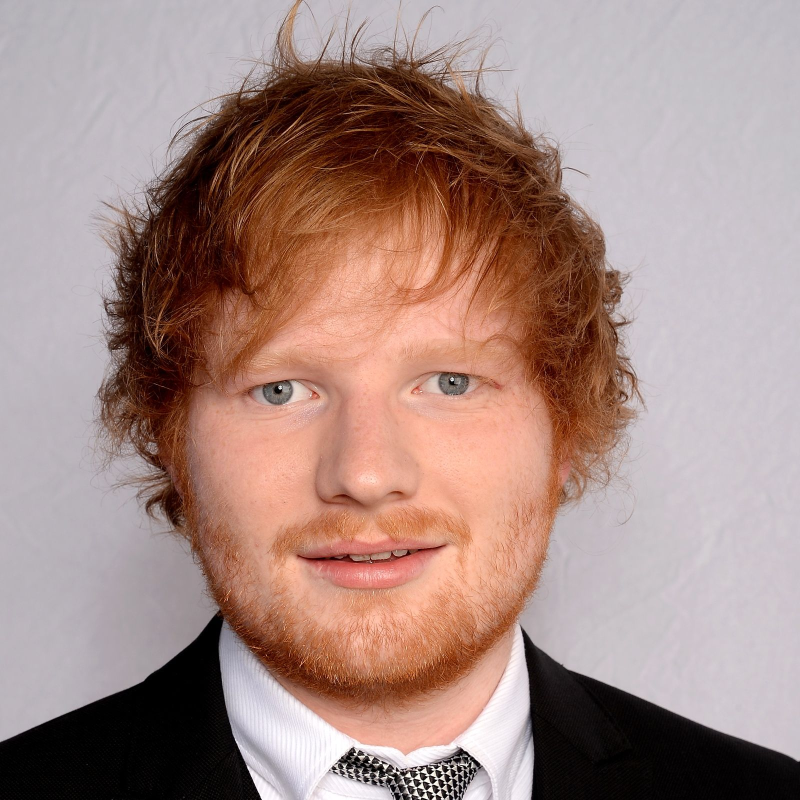
#> input picture training_images/Ed_Sheeran/ED8.jpg, 1600 x 1600 px, found by its file name (shown at 1/2 size)
$ python Day27.py
#> lines starting #> are read from the running program, lines starting #| are printed output that depends on the picture; after the words box and inside, x2 and y2 are one past the last pixel; in counts of white or black regions, pixels touching at a corner belong together
# *Day27: Skin detection using OpenCV

# HSV: Hue, Saturation, Value (good for color filtering)
# Hue: Color type, Gives the true color of image(0 to 179)
# Saturation: Intensity of color, Gives saturation of images (0 to 255)
# Value: Brightness of color, Gives brightness of images (0 to 255)

# RGB and BGR value cannot accurately describe skin color

# HSV value for lower skin color = (0, 20, 70)
# HSV value for upper skin color = (20, 255, 255)

# *Algorithm Steps:
# 1. Load the image
# 2. Convert the image to HSV color space
# 3. Define The HSV range for different skin colors
# 4. Create a mask for skin areas
# 5. Apply the mask to the original image
# 6. Display the results

# *Site to learn:
# 1. HackerRank: https://www.hackerrank.com/, For: Coding Challenges
# 2. Overleaf: https://www.overleaf.com/, For: LaTeX Editing to make beautiful documents
# 3. Kaggle: https://www.kaggle.com/, For: Data Science Competitions
# 4. LeetCode: https://leetcode.com/, For: Coding Challenges
# 5. Hugging Face: https://huggingface.co/, For: NLP and Transformers
# 6. Perplexity: https://www.perplexity.ai/, For: AI Research and Tools
# 7. CS50: https://cs50.harvard.edu/, For: Computer Science Education
# 8. edX: https://www.edx.org/, For: Online Courses

# 9. CodeSignal: https://codesignal.com/, For: Coding Challenges
# 10. GeeksforGeeks: https://www.geeksforgeeks.org/, For: Coding Tutorials

# -------------------- Code ---------------------

import cv2
import numpy as np  # For handling arrays

# *Step 1: Read the image
image_path = "training_images/Ed_Sheeran/Ed8.jpg"

# Resize the image
image = cv2.imread(image_path)
#> image is the input picture: shape (1600, 1600, 3); mean B, G, R 132, 138.3, 165.5
image = cv2.resize(image, (600, 500))
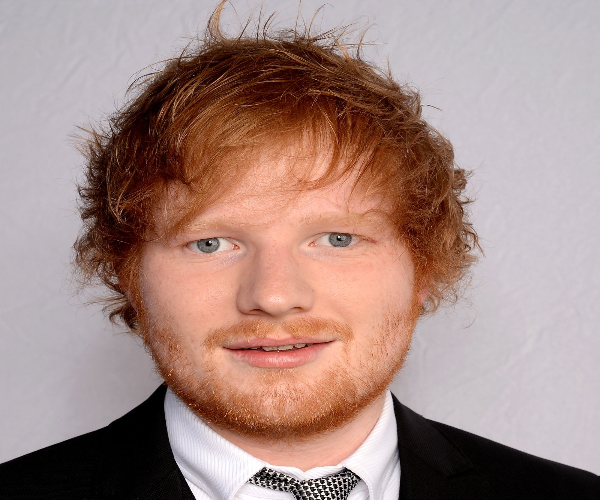
#> image: shape (500, 600, 3); mean B, G, R 131.9, 138.2, 165.5

# Check if the image loaded properly
if image is None:
    print("Error: Image not found! Please check the path.")
    exit()

# *Step 2: Convert to HSV color space
hsv_image = cv2.cvtColor(image, cv2.COLOR_BGR2HSV)
#> hsv_image: shape (500, 600, 3); mean H, S, V 82.3, 71.6, 166

# *Step 3: Define skin color range
# These values work for most skin tones, but can be adjusted if needed.
lower_skin = np.array([0, 20, 70], dtype=np.uint8)   # Lower HSV(H=Hue, S= Saturation, V=Value) boundary
upper_skin = np.array([20, 255, 255], dtype=np.uint8)  # Upper HSV(H=Hue, S= Saturation, V=Value) boundary

# *Step 4: Create a mask for skin areas
mask = cv2.inRange(hsv_image, lower_skin, upper_skin)
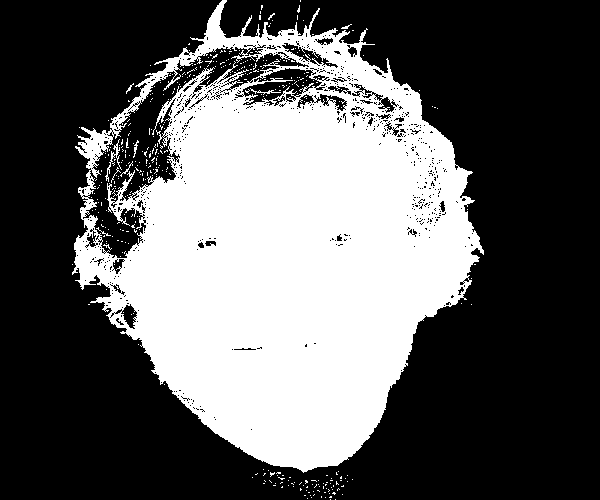
#> mask: shape (500, 600); 37.3% white; 390 white regions (381 under 20 px), largest, box (x1, y1, x2, y2) and area: (72, 0, 484, 473) 110629, (105, 139, 122, 182) 126, (250, 88, 281, 95) 51
# 'mask' will be white where skin is detected, black elsewhere.

# *Step 5: Apply mask to the original image
skin_detected = cv2.bitwise_and(image, image, mask=mask)
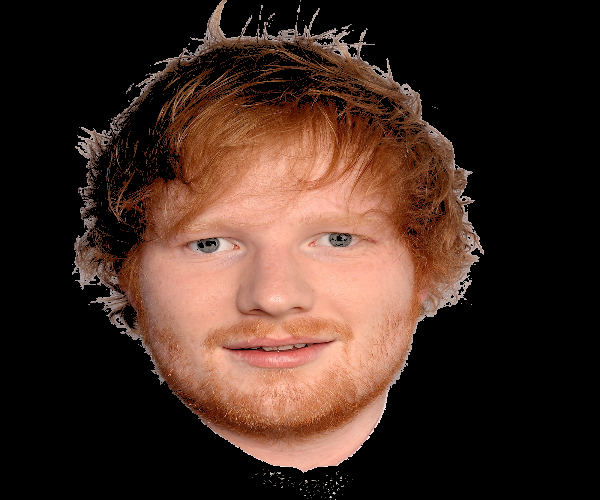
#> skin_detected: shape (500, 600, 3); mean B, G, R 34, 43.2, 65.3

# *Step 6: Display the results
# Show the original image
cv2.imshow("Original Image", image)
# Show where skin is detected (white = skin)
cv2.imshow("Skin Mask", mask)
# Show the detected skin areas
cv2.imshow("Skin Detected", skin_detected)

# Wait for a key press to close windows
cv2.waitKey(0)
# Destroy all OpenCV windows
cv2.destroyAllWindows()

$ run again, with training_images/Ed_Sheeran/ED1.jpg copied over training_images/Ed_Sheeran/ED8.jpg
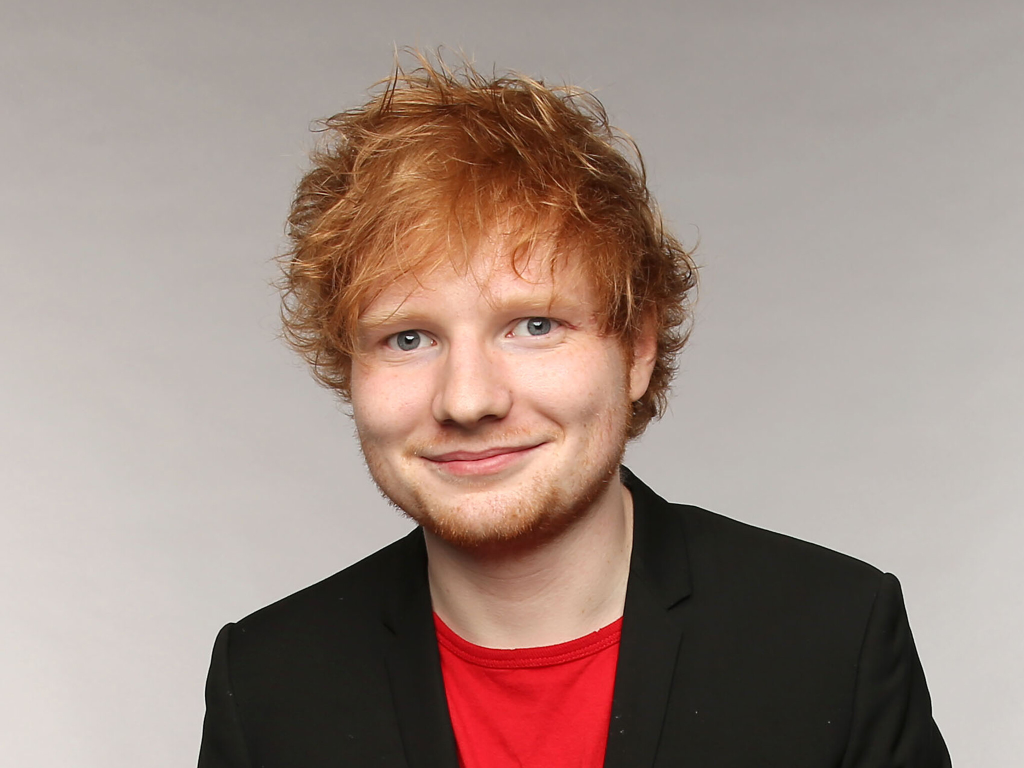
#> input picture training_images/Ed_Sheeran/ED1.jpg, 2048 x 1536 px, found by its file name (shown at 1/2 size)
#> image is the input picture: shape (1536, 2048, 3); mean B, G, R 132.8, 141.2, 161
#> image: shape (500, 600, 3)
#> hsv_image: shape (500, 600, 3); mean H, S, V 18.4, 48.7, 161
#> `mask = cv2.inRange(hsv_image, lower_skin, upper_skin)`:
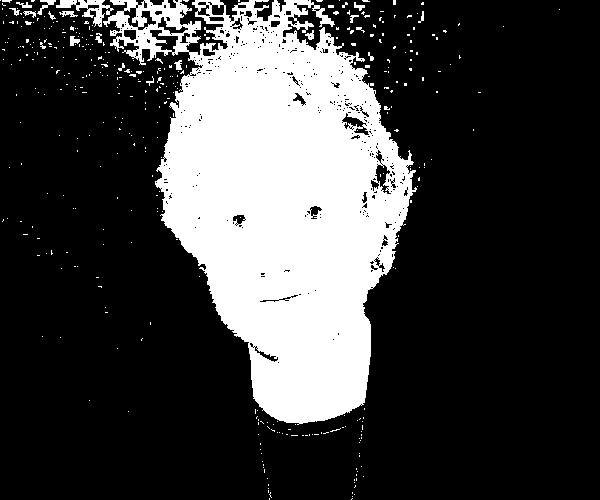
#> mask: shape (500, 600); 25% white; 389 white regions (368 under 20 px), largest, box (x1, y1, x2, y2) and area: (103, 0, 417, 425) 72417, (56, 0, 114, 27) 542, (37, 0, 56, 15) 93
#> `skin_detected = cv2.bitwise_and(image, image, mask=mask)`:
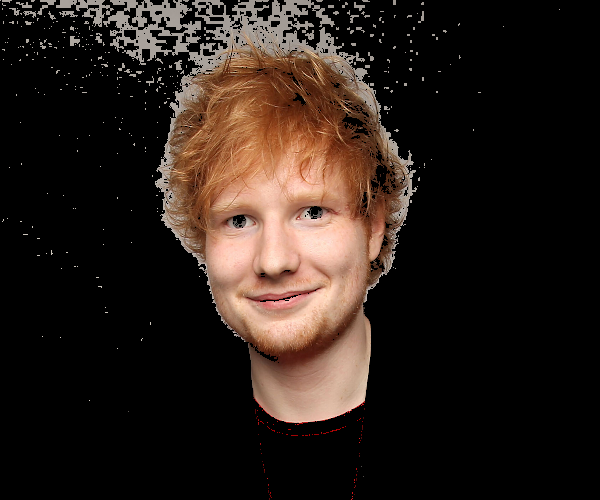
#> skin_detected: shape (500, 600, 3); mean B, G, R 25.3, 31.1, 41.9

$ run again, with training_images/Ed_Sheeran/ED10.jpg copied over training_images/Ed_Sheeran/ED8.jpg
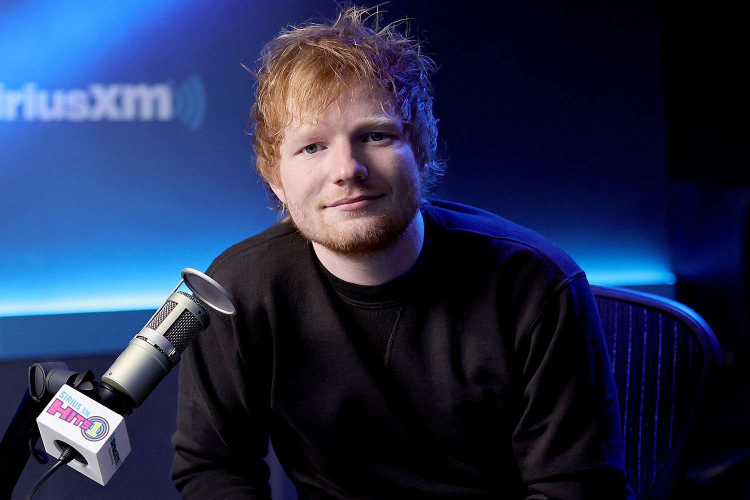
#> input picture training_images/Ed_Sheeran/ED10.jpg, 1500 x 1000 px, found by its file name (shown at 1/2 size)
#> image is the input picture: shape (1000, 1500, 3); mean B, G, R 78.4, 46, 36.5
#> image: shape (500, 600, 3)
#> hsv_image: shape (500, 600, 3); mean H, S, V 97, 148.1, 81.8
#> `mask = cv2.inRange(hsv_image, lower_skin, upper_skin)`:
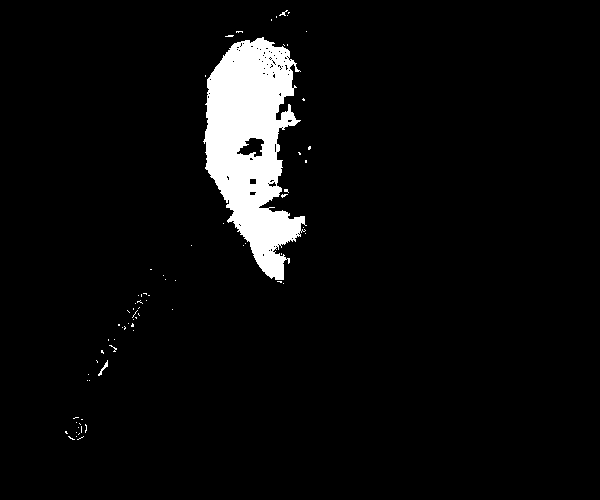
#> mask: shape (500, 600); 4.9% white; 74 white regions (72 under 20 px), largest, box (x1, y1, x2, y2) and area: (203, 37, 307, 280) 14396, (98, 360, 108, 376) 42
#> `skin_detected = cv2.bitwise_and(image, image, mask=mask)`:
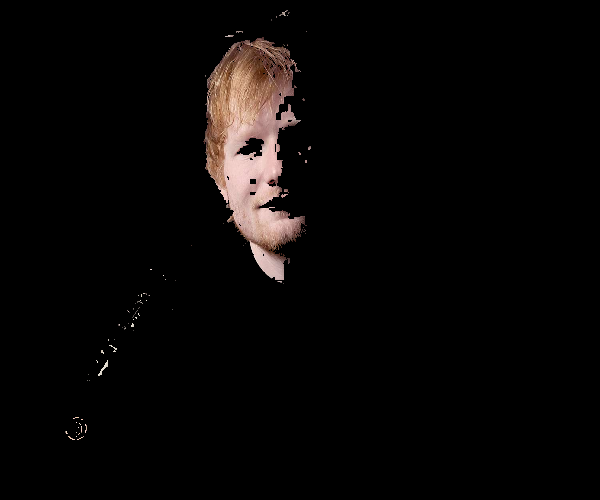
#> skin_detected: shape (500, 600, 3); mean B, G, R 6.1, 6.8, 8.7

$ run again, with training_images/Ed_Sheeran/ED11.jpg copied over training_images/Ed_Sheeran/ED8.jpg
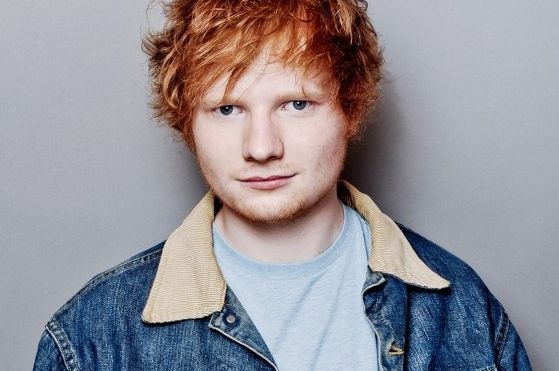
#> input picture training_images/Ed_Sheeran/ED11.jpg, 559 x 371 px, found by its file name
#> image is the input picture: shape (371, 559, 3); mean B, G, R 152, 145.2, 148.7
#> image: shape (500, 600, 3)
#> hsv_image: shape (500, 600, 3); mean H, S, V 84.2, 61.9, 165.9
#> `mask = cv2.inRange(hsv_image, lower_skin, upper_skin)`:
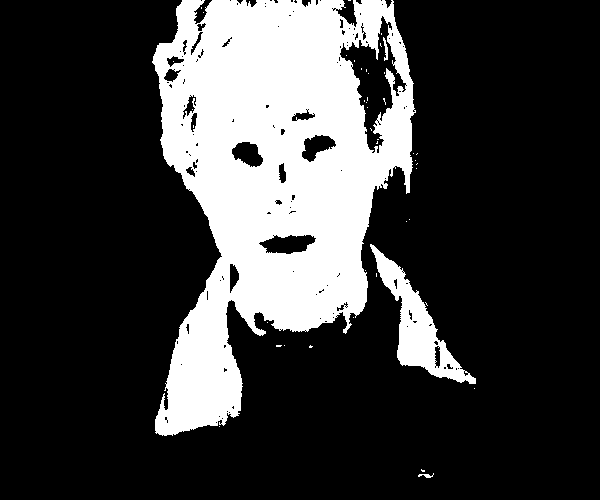
#> mask: shape (500, 600); 23.7% white; 44 white regions (40 under 20 px), largest, box (x1, y1, x2, y2) and area: (152, 0, 416, 436) 66780, (370, 244, 476, 384) 4044, (383, 37, 388, 61) 61, (418, 473, 434, 478) 38
#> `skin_detected = cv2.bitwise_and(image, image, mask=mask)`:
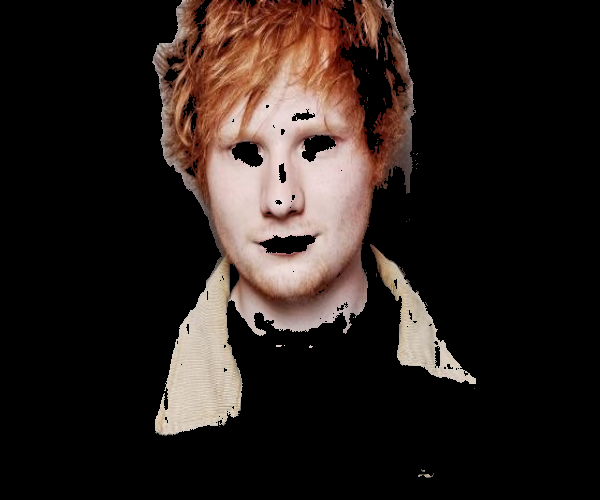
#> skin_detected: shape (500, 600, 3); mean B, G, R 28, 31.6, 40.7
